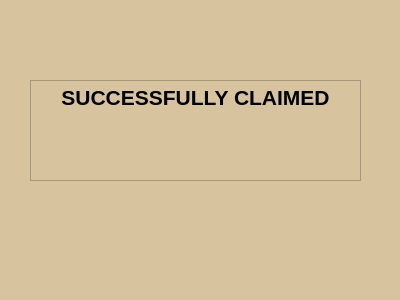
<?xml version="1.0" encoding="UTF-8"?>
<ui version="4.0">
 <class>Form</class>
 <widget class="QWidget" name="Form">
  <property name="geometry">
   <rect>
    <x>0</x>
    <y>0</y>
    <width>400</width>
    <height>300</height>
   </rect>
  </property>
  <property name="windowTitle">
   <string>Form</string>
  </property>
  <widget class="QWidget" name="widget" native="true">
   <property name="geometry">
    <rect>
     <x>0</x>
     <y>0</y>
     <width>421</width>
     <height>311</height>
    </rect>
   </property>
   <property name="styleSheet">
    <string notr="true">background-color:rgb(215, 196, 159)</string>
   </property>
   <widget class="QTextEdit" name="textEdit">
    <property name="geometry">
     <rect>
      <x>30</x>
      <y>80</y>
      <width>331</width>
      <height>101</height>
     </rect>
    </property>
    <property name="whatsThis">
     <string>&lt;html&gt;&lt;head/&gt;&lt;body&gt;&lt;p align=&quot;center&quot;&gt;&lt;span style=&quot; font-size:14pt; font-weight:600;&quot;&gt;SUCCESFULLY CLAIM&lt;/span&gt;&lt;/p&gt;&lt;/body&gt;&lt;/html&gt;</string>
    </property>
    <property name="readOnly">
     <bool>true</bool>
    </property>
    <property name="html">
     <string>&lt;!DOCTYPE HTML PUBLIC &quot;-//W3C//DTD HTML 4.0//EN&quot; &quot;http://www.w3.org/TR/REC-html40/strict.dtd&quot;&gt;
&lt;html&gt;&lt;head&gt;&lt;meta name=&quot;qrichtext&quot; content=&quot;1&quot; /&gt;&lt;style type=&quot;text/css&quot;&gt;
p, li { white-space: pre-wrap; }
&lt;/style&gt;&lt;/head&gt;&lt;body style=&quot; font-family:'MS Shell Dlg 2'; font-size:8.25pt; font-weight:400; font-style:normal;&quot;&gt;
&lt;p align=&quot;center&quot; style=&quot; margin-top:0px; margin-bottom:0px; margin-left:0px; margin-right:0px; -qt-block-indent:0; text-indent:0px;&quot;&gt;&lt;span style=&quot; font-size:16pt; font-weight:600;&quot;&gt;SUCCESSFULLY CLAIMED&lt;/span&gt;&lt;/p&gt;&lt;/body&gt;&lt;/html&gt;</string>
    </property>
   </widget>
  </widget>
 </widget>
 <resources/>
 <connections/>
</ui>
